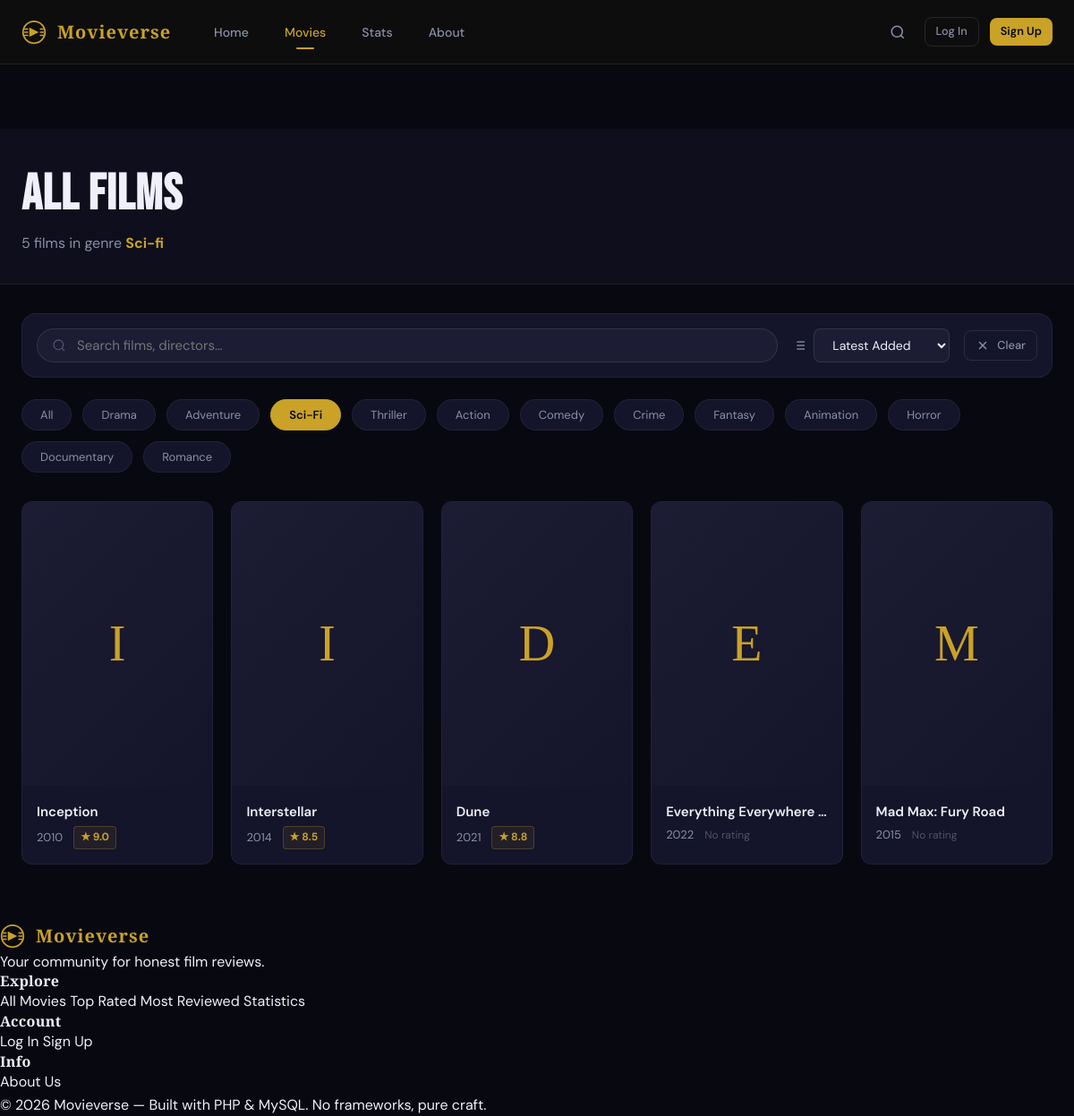
Page /movies.php?genre=sci-fi on the committed database.
### tables this page shows
CREATE TABLE `genres` (
  `id` int(11) NOT NULL,
  `name` varchar(50) NOT NULL,
  `slug` varchar(50) NOT NULL,
  `created_at` timestamp NOT NULL DEFAULT current_timestamp()
);

CREATE TABLE `movies` (
  `id` int(11) NOT NULL,
  `title` varchar(200) NOT NULL,
  `year` year(4) NOT NULL,
  `director` varchar(100) DEFAULT NULL,
  `duration` int(11) DEFAULT NULL COMMENT 'in minutes',
  `synopsis` text DEFAULT NULL,
  `poster_url` varchar(500) DEFAULT NULL,
  `trailer_url` varchar(500) DEFAULT NULL,
  `created_at` timestamp NOT NULL DEFAULT current_timestamp(),
  `updated_at` timestamp NOT NULL DEFAULT current_timestamp() ON UPDATE current_timestamp()
);

### includes/helpers.php (called while the page is built, shortened)
<?php
function getMovies(PDO $pdo, array $opts = []): array {
    $search   = $opts['search']   ?? '';
    $genre    = $opts['genre']    ?? '';
    $sort     = $opts['sort']     ?? 'latest';
    $limit    = $opts['limit']    ?? 0;
    $offset   = $opts['offset']   ?? 0;
    $where = ['1=1'];
    $params = [];
    if ($genre) {
        $where[] = 'EXISTS (
            SELECT 1 FROM movie_genres mg2
            JOIN genres g2 ON mg2.genre_id = g2.id
            WHERE mg2.movie_id = m.id AND g2.slug = ?
        )';
        $params[] = $genre;
    }
    $orderBy = match($sort) {
        'rating'  => 'avg_rating DESC, review_count DESC',
        'reviews' => 'review_count DESC, avg_rating DESC',
        'title'   => 'm.title ASC',
        default   => 'm.created_at DESC',
    };
    $limitClause = $limit > 0 ? "LIMIT {$limit} OFFSET {$offset}" : '';
    $whereStr = implode(' AND ', $where);
    $sql = "
        SELECT
            m.*,
            COUNT(DISTINCT r.id) AS review_count,
            COALESCE(ROUND(AVG(r.rating), 1), 0) AS avg_rating,
            COUNT(DISTINCT f.user_id) AS favorite_count,
            GROUP_CONCAT(DISTINCT g.name ORDER BY g.name SEPARATOR ', ') AS genres
        FROM movies m
        LEFT JOIN reviews r ON m.id = r.movie_id
        LEFT JOIN favorites f ON m.id = f.movie_id
        LEFT JOIN movie_genres mg ON m.id = mg.movie_id
        LEFT JOIN genres g ON mg.genre_id = g.id
        WHERE {$whereStr}
        GROUP BY m.id
        ORDER BY {$orderBy}
        {$limitClause}
    ";
    $stmt = $pdo->prepare($sql);
    $stmt->execute($params);
    return $stmt->fetchAll();
}
function countMovies(PDO $pdo, string $search = '', string $genre = ''): int {
    $where = ['1=1'];
    $params = [];
    if ($genre) {
        $where[] = 'EXISTS (SELECT 1 FROM movie_genres mg2 JOIN genres g2 ON mg2.genre_id = g2.id WHERE mg2.movie_id = m.id AND g2.slug = ?)';
        $params[] = $genre;
    }
    $whereStr = implode(' AND ', $where);
    $stmt = $pdo->prepare("SELECT COUNT(DISTINCT m.id) FROM movies m LEFT JOIN movie_genres mg ON m.id = mg.movie_id LEFT JOIN genres g ON mg.genre_id = g.id WHERE {$whereStr}");
    $stmt->execute($params);
    return (int)$stmt->fetchColumn();
}
function getGenres(PDO $pdo, bool $withCount = false): array {
    if ($withCount) {
        $stmt = $pdo->query("
            SELECT g.*, COUNT(DISTINCT mg.movie_id) AS movie_count
            FROM genres g
            LEFT JOIN movie_genres mg ON g.id = mg.genre_id
            GROUP BY g.id
            ORDER BY movie_count DESC, g.name ASC
        ");
    } else {
        $stmt = $pdo->query("SELECT * FROM genres ORDER BY name ASC");
    }
    return $stmt->fetchAll();
}
function ratingColor(float $rating): string {
    if ($rating >= 8) return 'rating-gold';
    return 'rating-low';
}

### config/auth.php (called while the page is built, shortened)
<?php
function e(string $str): string {
    return htmlspecialchars($str, ENT_QUOTES, 'UTF-8');
}

### movies.php (the view, shortened to what this page needs)
<?php
require_once __DIR__ . '/config/db.php';
require_once __DIR__ . '/config/auth.php';
require_once __DIR__ . '/includes/helpers.php';
$search  = trim($_GET['q']     ?? '');
$genre   = trim($_GET['genre'] ?? '');
$sort    = in_array($_GET['sort'] ?? '', ['latest','rating','reviews','title']) ? $_GET['sort'] : 'latest';
$perPage = 24;
$page    = max(1, (int)($_GET['page'] ?? 1));
$offset  = ($page - 1) * $perPage;
$total    = countMovies($pdo, $search, $genre);
$movies   = getMovies($pdo, compact('search', 'genre', 'sort') + ['limit' => $perPage, 'offset' => $offset]);
$genres   = getGenres($pdo, true);
include __DIR__ . '/includes/header.php';
?>
<div style="background: var(--bg-surface); border-bottom: 1px solid var(--border); padding: var(--s-10) 0 var(--s-8);">
    <div class="container">
        <h1 style="font-family: var(--font-hero); font-size: clamp(2rem,5vw,3.5rem); color: var(--text-primary); margin-bottom: var(--s-2);">
            All Films
        </h1>
        <p style="color: var(--text-secondary);">
            <?= number_format($total) ?> film<?= $total !== 1 ? 's' : '' ?>
            <?php if ($genre): ?> in genre <strong style="color:var(--accent)"><?= e(ucfirst($genre)) ?></strong><?php endif; ?>
        </p>
    </div>
</div>
<div class="container" style="padding-top: var(--s-8); padding-bottom: var(--s-16);">
    <form method="GET" id="filterForm">
        <div class="filter-bar">
            <div class="filter-search" style="flex:1; min-width: 220px;">
                <svg viewBox="0 0 24 24" fill="none" stroke="currentColor" stroke-width="2"><circle cx="11" cy="11" r="8"/><line x1="21" y1="21" x2="16.65" y2="16.65"/></svg>
                <input type="text" name="q" id="searchInput"
                       value="<?= e($search) ?>"
                       placeholder="Search films, directors…">
            </div>
            <div class="filter-sort">
                <select name="sort" id="sortSelect">
                    <option value="latest"  <?= $sort==='latest'  ? 'selected':'' ?>>Latest Added</option>
                </select>
            </div>
            <?php if ($search || $genre): ?>
            <a href="movies.php" class="btn btn-ghost btn-sm">
                <svg viewBox="0 0 24 24" fill="none" stroke="currentColor" stroke-width="2" width="14" height="14"><line x1="18" y1="6" x2="6" y2="18"/><line x1="6" y1="6" x2="18" y2="18"/></svg>
                Clear
            </a>
            <?php endif; ?>
        </div>
        <div class="genre-chips" style="margin-bottom: var(--s-8);">
            <button type="button" class="genre-chip <?= !$genre ? 'active' : '' ?>" data-genre="" onclick="document.getElementById('genreInput').value=''; document.getElementById('filterForm').submit()">All</button>
            <?php foreach ($genres as $g): ?>
            <button type="button" class="genre-chip <?= $genre === $g['slug'] ? 'active' : '' ?>"
                    data-genre="<?= e($g['slug']) ?>"
                    onclick="document.getElementById('genreInput').value='<?= e($g['slug']) ?>'; document.getElementById('filterForm').submit()">
                <?= e($g['name']) ?>
            </button>
            <?php endforeach; ?>
        </div>
    </form>
    <?php if (empty($movies)): ?>
    <div class="empty-state">
        <div class="empty-icon">🎬</div>
        <h3>No films found</h3>
        <p>Try a different search or filter.</p>
        <a href="movies.php" class="btn btn-ghost" style="margin-top:var(--s-4)">Browse All Films</a>
    </div>
    <?php else: ?>
    <div class="movies-grid stagger">
        <?php foreach ($movies as $movie): ?>
        <?php include __DIR__ . '/includes/movie-card.php'; ?>
        <?php endforeach; ?>
    </div>
    <?php endif; ?>
</div>
<?php include __DIR__ . '/includes/footer.php'; ?>

### includes/movie-card.php (shortened to what this page needs)
<div class="movie-card">
    <a href="<?= BASE_URL ?>/movie.php?id=<?= (int)$movie['id'] ?>">
        <div class="movie-poster">
        </div>
        <div class="movie-info">
            <div class="movie-title" title="<?= e($movie['title']) ?>"><?= e($movie['title']) ?></div>
            <div class="movie-meta">
                <span><?= e((string)$movie['year']) ?></span>
                <?php if ($movie['avg_rating'] > 0): ?>
                <span class="rating-badge <?= ratingColor((float)$movie['avg_rating']) ?>">
                    ★ <?= number_format((float)$movie['avg_rating'], 1) ?>
                </span>
                <?php else: ?>
                <span style="font-size:.75rem;color:var(--text-muted)">No rating</span>
                <?php endif; ?>
            </div>
        </div>
    </a>
</div>

### rows in the picture
genres: name "Drama"
genres: name "Adventure"
genres: name "Sci-Fi"
genres: name "Thriller"
genres: name "Action"
genres: name "Comedy"
genres: name "Crime"
genres: name "Fantasy"
genres: name "Animation"
genres: name "Horror"
genres: name "Documentary"
genres: name "Romance"
movies: title "Inception", year "2010", avg_rating "9.0"
movies: title "Interstellar", year "2014", avg_rating "8.5"
movies: title "Dune", year "2021", avg_rating "8.8"
movies: title "Everything Everywhere…", year "2022", shows "No rating"
movies: title "Mad Max: Fury Road", year "2015", shows "No rating"

### other values in the picture
$total "5"
$genre "Sci-fi"
